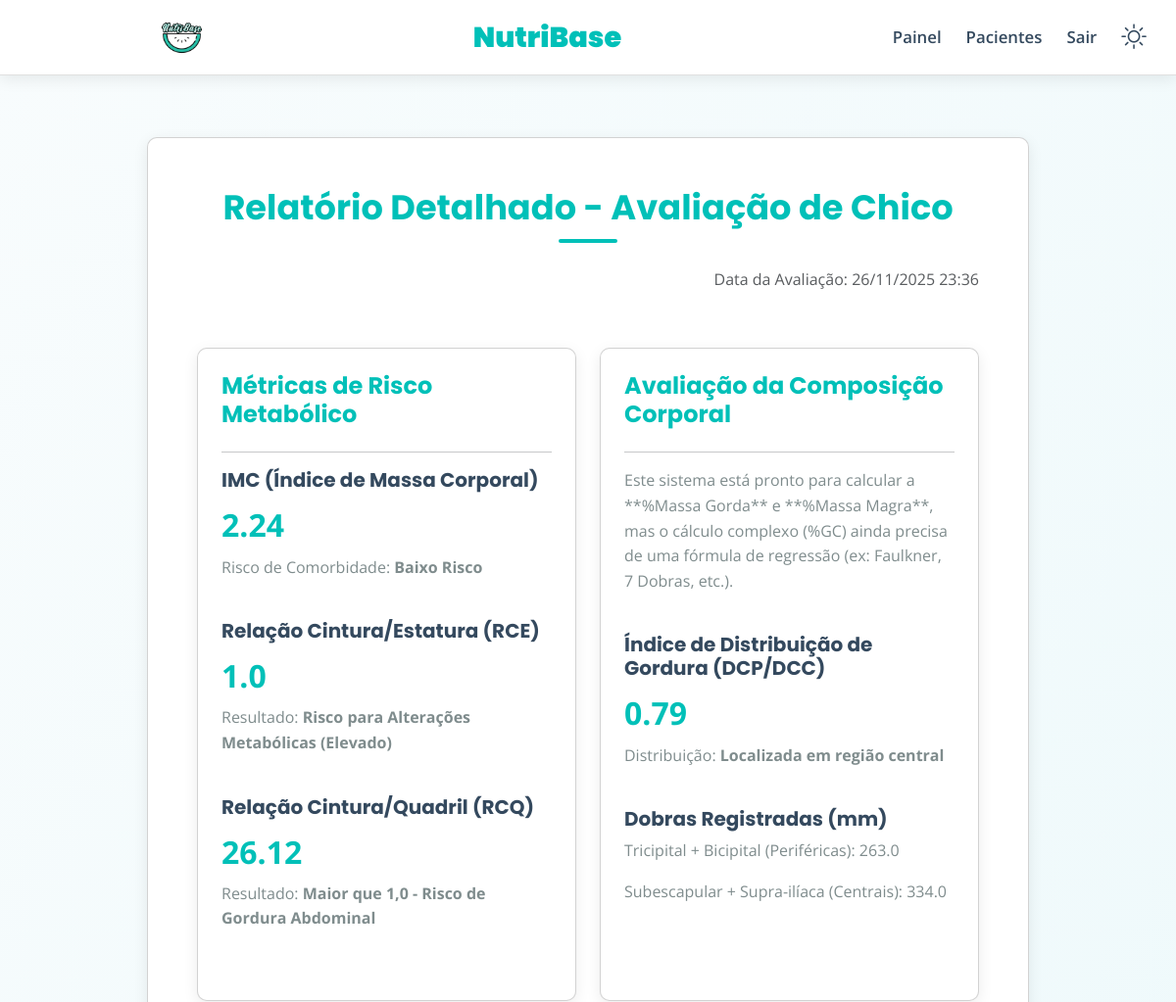
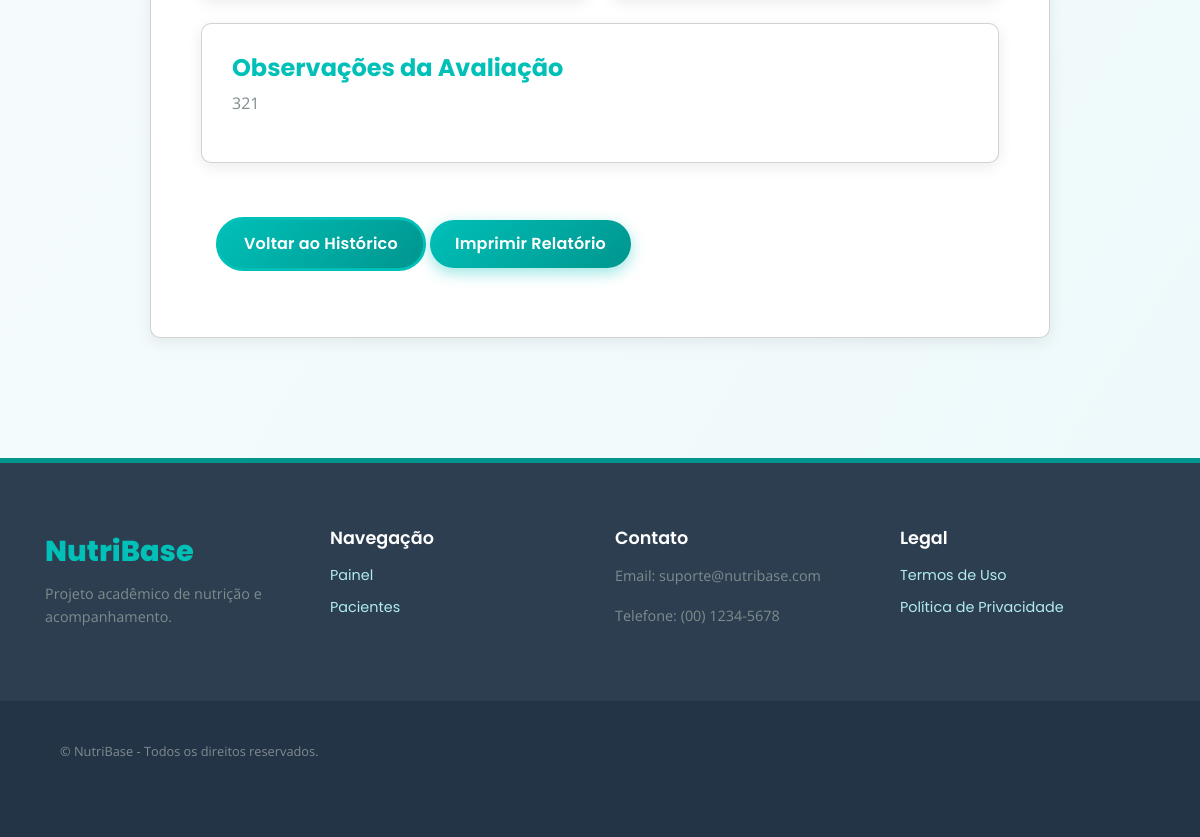
Page /avaliacoes/detalhes/1 (signed in) on the committed database (2 pictures, top to bottom).
### models/paciente.py (models this page shows)
class Paciente(db.Model):
    __tablename__ = 'paciente'
    id = db.Column(db.Integer, primary_key=True)
    nome = db.Column(db.String(150), nullable=False)
    data_nascimento = db.Column(db.String(20))
    sexo = db.Column(db.String(10))
    contato = db.Column(db.String(120))
    objetivo = db.Column(db.String(200))
    historico = db.Column(db.Text)
    usuario_id = db.Column(db.Integer, db.ForeignKey('usuario.id'), nullable=False)
    avaliacoes = db.relationship('Avaliacao', backref='paciente', lazy=True)

### models/avaliacao.py (models this page shows, shortened)
class Avaliacao(db.Model):
    __tablename__ = 'avaliacao'
    id = db.Column(db.Integer, primary_key=True)
    data = db.Column(db.DateTime, default=func.now(), nullable=False)
    peso = db.Column(db.Float, nullable=False) # Kg
    altura = db.Column(db.Float, nullable=False) # cm
    perim_cintura = db.Column(db.Float) # PC
    perim_quadril = db.Column(db.Float) # PQ
    perim_pescoco = db.Column(db.Float) # PP
    perim_braco = db.Column(db.Float) # PB
    dc_tricipital = db.Column(db.Float)
    dc_bicipital = db.Column(db.Float)
    dc_subescapular = db.Column(db.Float)
    dc_suprailiaca = db.Column(db.Float)
    observacoes = db.Column(db.Text)
    paciente_id = db.Column(
        db.Integer,
        db.ForeignKey('paciente.id', ondelete='CASCADE'),
        nullable=False
    )
    @property
    def imc(self):
        if self.peso and self.altura:
            altura_m = self.altura / 100.0
            try:
                imc_valor = self.peso / (altura_m ** 2)
                return round(imc_valor, 2)
            except ZeroDivisionError:
                return 0.0
        return 0.0
    @property
    def classificacao_imc_risco(self):
        imc = self.imc
        if imc < 18.5: return "Baixo Risco"
    @property
    def rce(self):
        if self.perim_cintura and self.altura:
            rce_valor = self.perim_cintura / self.altura
            return round(rce_valor, 2)
        return 0.0
    @property
    def classificacao_rce(self):
        if self.rce >= 0.5:
            return "Risco para Alterações Metabólicas (Elevado)"
        return "Risco Baixo"
    @property
    def rcq(self):
        if self.perim_cintura and self.perim_quadril:
            rcq_valor = self.perim_cintura / self.perim_quadril
            return round(rcq_valor, 2)
        return 0.0
    def classificacao_rcq(self, sexo):
        rcq = self.rcq
        if sexo == 'Feminino':
            return "Maior que 0,85 - Risco de Gordura Abdominal" if rcq > 0.85 else "Risco Baixo"
        if sexo == 'Masculino':
            return "Maior que 1,0 - Risco de Gordura Abdominal" if rcq > 1.0 else "Risco Baixo"
        return "Sexo não definido"
    @property
    def soma_dobras_centrais(self):
        return (self.dc_subescapular or 0) + (self.dc_suprailiaca or 0)
    @property
    def soma_dobras_perifericas(self):
        return (self.dc_tricipital or 0) + (self.dc_bicipital or 0)
    @property
    def idc_dcp_dcc(self):
        if self.soma_dobras_centrais > 0:
            idc = self.soma_dobras_perifericas / self.soma_dobras_centrais
            return round(idc, 2)
        return 0.0
    def classificacao_idc(self):
        idc = self.idc_dcp_dcc
        if idc > 1:
            return "Localizada em região periférica"
        if idc < 1:
            return "Localizada em região central"
        return "Distribuição Balanceada"

### routes/avaliacoes.py (the view)
@avaliacoes_bp.route('/detalhes/<int:id>', methods=['GET'])
def exibir_avaliacao(id): #<----------------------------------ESTA FUNÇÃO É O ENDPOINT
    if not session.get('user_id'):
        return redirect(url_for('usuarios.login_page'))
    avaliacao = Avaliacao.query.get_or_404(id)
    paciente = Paciente.query.get_or_404(avaliacao.paciente_id)
    if paciente.usuario_id != session.get('user_id'):
        flash("Acesso negado.", "error")
        return redirect(url_for('pacientes.listar_pacientes'))
    return render_template('relatorio_paciente.html',
                           avaliacao=avaliacao,
                           paciente=paciente)

### templates/relatorio_paciente.html (shortened to what this page needs)
{% extends 'base.html' %}
{% block content %}
<div class="card report-card">
    <h2 class="section-title">Relatório Detalhado - Avaliação de {{ paciente.nome }}</h2>
    <p class="text-muted text-end">Data da Avaliação: {{ avaliacao.data.strftime('%d/%m/%Y %H:%M') }}</p>
    <div class="row g-4 mt-3">
        <div class="col-lg-6">
            <div class="card p-4 h-100 summary-block">
                <h4 style="color: var(--primary-blue);">Métricas de Risco Metabólico</h4>
                <hr>
                <div class="metric-item">
                    <h5>IMC (Índice de Massa Corporal)</h5>
                    <p class="result-value">{{ avaliacao.imc }}</p>
                    <p class="result-classification">Risco de Comorbidade: <strong>{{ avaliacao.classificacao_imc_risco }}</strong></p>
                </div>
                <div class="metric-item mt-4">
                    <h5>Relação Cintura/Estatura (RCE)</h5>
                    <p class="result-value">{{ avaliacao.rce }}</p>
                    <p class="result-classification">Resultado: <strong>{{ avaliacao.classificacao_rce }}</strong></p>
                </div>
                <div class="metric-item mt-4">
                    <h5>Relação Cintura/Quadril (RCQ)</h5>
                    <p class="result-value">{{ avaliacao.rcq }}</p>
                    <p class="result-classification">Resultado:
                        <strong>{{ avaliacao.classificacao_rcq(paciente.sexo) }}</strong>
                    </p>
                </div>
            </div>
        </div>
        <div class="col-lg-6">
             <div class="card p-4 h-100 composition-block">
                <h4 style="color: var(--primary-blue);">Avaliação da Composição Corporal</h4>
                <hr>
                <p>Este sistema está pronto para calcular a **%Massa Gorda** e **%Massa Magra**, mas o cálculo complexo (%GC) ainda precisa de uma fórmula de regressão (ex: Faulkner, 7 Dobras, etc.).</p>
                <div class="metric-item mt-4">
                    <h5>Índice de Distribuição de Gordura (DCP/DCC)</h5>
                    <p class="result-value">{{ avaliacao.idc_dcp_dcc }}</p>
                    <p class="result-classification">Distribuição: <strong>{{ avaliacao.classificacao_idc() }}</strong></p>
                </div>
                <h5 class="mt-4">Dobras Registradas (mm)</h5>
                <p>Tricipital + Bicipital (Periféricas): {{ avaliacao.soma_dobras_perifericas }}</p>
                <p>Subescapular + Supra-ilíaca (Centrais): {{ avaliacao.soma_dobras_centrais }}</p>
             </div>
        </div>
    </div>
    <div class="card mt-4">
        <h4 style="color: var(--primary-blue);">Observações da Avaliação</h4>
        <p>{{ avaliacao.observacoes or 'Nenhuma observação registrada.' }}</p>
    </div>
    <p class="mt-4">
        <a class="btn btn-secondary" href="{{ url_for('avaliacoes.listar_avaliacoes', paciente_id=paciente.id) }}">Voltar ao Histórico</a>
        <button onclick="window.print()" class="btn">Imprimir Relatório</button>
    </p>
</div>
{% endblock %}

### templates/base.html (shortened to what this page needs)
<!doctype html>
<html lang="pt-br" class="{% if g.theme == 'dark' %}dark-mode{% endif %}">
<head>
    <link href="https://cdn.jsdelivr.net/npm/bootstrap@5.3.3/dist/css/bootstrap.min.css" rel="stylesheet" xintegrity="sha384-QWTKZyjpPEjISv5WaRU9OFeRpok6YctnYmDr5pNlyT2bRjXh0JMhjY6hW+ALEwIH">
    <link rel="stylesheet" href="https://cdn.jsdelivr.net/npm/bootstrap-icons@1.11.3/font/bootstrap-icons.min.css">
    <link rel="stylesheet" href="/static/css/style.css">
</head>
<body>
    <header class="topbar">
        <div class="container">
            <a class="brand" href="{{ url_for('index_page') }}">
                <img src="{{ url_for('static', filename='logo.png') }}"
                     class="logo-img">
            <a class="brand" href="{{ url_for('index_page') }}">NutriBase</a>
            <nav>
                {% if session.get('user_id') %}
                <a href="{{ url_for('usuarios.dashboard') }}">Painel</a>
                <a href="{{ url_for('pacientes.listar_pacientes') }}">Pacientes</a>
                <a href="{{ url_for('usuarios.logout') }}">Sair</a>
                {% else %}
                <a href="{{ url_for('usuarios.login_page') }}">Entrar</a>
                <a href="{{ url_for('usuarios.register_page') }}">Registrar</a>
                {% endif %}
                <a href="{{ url_for('toggle_theme') }}" class="theme-switch-btn" aria-label="Alternar tema">
                    {% if g.theme == 'dark' %}
                        <i class="bi bi-moon-fill icon-moon"></i>
                    {% else %}
                        <i class="bi bi-sun icon-sun"></i>
                    {% endif %}
                </a>
            </nav>
        </div>
    </header>
    <main class="container">
        {% block content %}{% endblock %}
    </main>
<footer class="footer">
    <div class="container footer-content-wrap">
        <div class="footer-section footer-brand-section">
            <a class="brand" href="{{ url_for('usuarios.dashboard') }}">NutriBase</a>
            <p>Projeto acadêmico de nutrição e acompanhamento.</p>
        </div>
        <div class="footer-section">
            <h4>Navegação</h4>
            <a href="{{ url_for('usuarios.dashboard') }}">Painel</a>
            <a href="{{ url_for('pacientes.listar_pacientes') }}">Pacientes</a>
        </div>
        <div class="footer-section">
            <h4>Contato</h4>
            <p>Email: suporte@nutribase.com</p>
            <p>Telefone: (00) 1234-5678</p>
        </div>
        <div class="footer-section">
            <h4>Legal</h4>
            <a href="#">Termos de Uso</a>
            <a href="#">Política de Privacidade</a>
        </div>
    </div>
    <div class="footer-bottom">
        <div class="container">
            <p>&copy; NutriBase - Todos os direitos reservados.</p>
        </div>
    </div>
</footer>
</body>
</html>

### templates/relatorio_paciente.html (style rules this page uses)
.report-card { max-width: 900px; margin: 40px auto; padding: 50px; }
.result-value { font-size: 2rem; font-weight: 700; color: var(--primary-blue); margin-bottom: 5px; }

### rows in the picture
Paciente: nome "Chico", classificacao_rcq "Maior que 1,0 - Risco de Gordura Abdominal"
Avaliacao: data "26/11/2025 23:36", imc "2.24", classificacao_imc_risco "Baixo Risco", rce "1.0", classificacao_rce "Risco para Alterações Metabólicas (Elevado)", rcq "26.12", idc_dcp_dcc "0.79", classificacao_idc "Localizada em região central", soma_dobras_perifericas "263.0", soma_dobras_centrais "334.0", observacoes "321"
